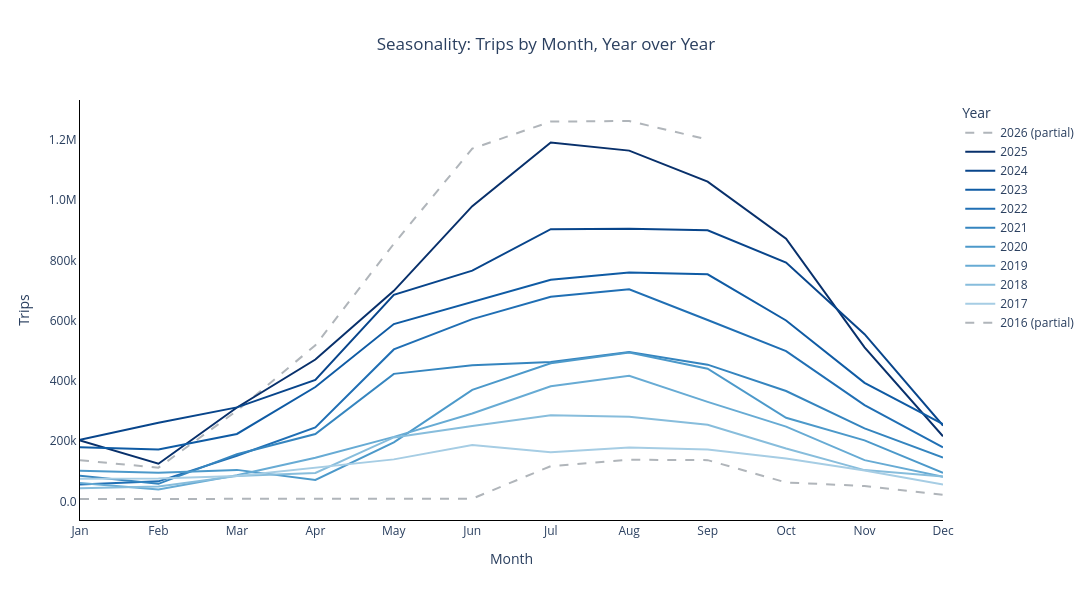

This figure's notebook cell:
### Code cell
def fmt_trips(v):
    return f"{v / 1e6:.1f}M" if v >= 1_000_000 else f"{v / 1e3:.0f}k"

fig_seasonality = go.Figure()

# descending by year, not by value - unified hover keeps one fixed row order for every
# hovered month, and trips have grown roughly monotonically year over year, so this
# puts the highest values on top for most months
for year in sorted(seasonality['year'].unique(), reverse=True):
    yearly = seasonality[seasonality['year'] == year].sort_values('calendar_month')
    incomplete = year in (2016, 2026)
    label = f"{year}{' (partial)' if incomplete else ''}"
    fig_seasonality.add_trace(go.Scatter(
        x=yearly['calendar_month'].map(lambda m: MONTH_NAMES[m - 1]),
        y=yearly['nr_trips'],
        text=[fmt_trips(v) for v in yearly['nr_trips']],
        mode='lines',
        name=label,
        line=dict(color=year_colors[year], width=2, dash='dash' if incomplete else 'solid'),
        hovertemplate=f'{label} - %{{text}}<extra></extra>',
    ))

fig_seasonality.update_layout(
    title=dict(text='Seasonality: Trips by Month, Year over Year', x=0.5),
    xaxis=dict(
        title='Month', showgrid=False, showline=True, linecolor='black',
        categoryorder='array', categoryarray=MONTH_NAMES,
        showspikes=True, spikemode='across', spikesnap='cursor',
        spikedash='dot', spikethickness=1, spikecolor='#888888',
    ),
    yaxis=dict(title='Trips', showgrid=False, tickformat='.2s', showline=True, linecolor='black'),
    legend=dict(title='Year'),
    hovermode='x unified',
    hoverlabel=dict(bgcolor='#FFF8E7', bordercolor='#D9A440', font=dict(color='#1a1a1a', size=13)),
    plot_bgcolor='white',
    paper_bgcolor='white',
    width=1100,
    height=600,
)

fig_seasonality

### Figure 1 — Plotly figure (JSON) as saved in the notebook; plotly's stock layout.template omitted (floating-point values rounded to 4 significant figures)
{"data": [{"hovertemplate": "2026 (partial) - %{text}<extra></extra>", "line": {"color": "#B0B5BA", "dash": "dash", "width": 2}, "mode": "lines", "name": "2026 (partial)", "text": ["137k", "112k", "301k", "518k", "855k", "1.2M", "1.3M", "1.3M", "1.2M"], "type": "scatter", "x": ["Jan", "Feb", "Mar", "Apr", "May", "Jun", "Jul", "Aug", "Sep"], "y": [136989, 112397, 301152, 518371, 854986, 1170756, 1260391, 1262404, 1201046]}, {"hovertemplate": "2025 - %{text}<extra></extra>", "line": {"color": "rgb(8, 48, 107)", "dash": "solid", "width": 2}, "mode": "lines", "name": "2025", "text": ["203k", "125k", "312k", "471k", "699k", "980k", "1.2M", "1.2M", "1.1M", "872k", "512k", "217k"], "type": "scatter", "x": ["Jan", "Feb", "Mar", "Apr", "May", "Jun", "Jul", "Aug", "Sep", "Oct", "Nov", "Dec"], "y": [202780, 125374, 311903, 471199, 699002, 979845, 1191278, 1164157, 1061453, 871899, 511548, 216603]}, {"hovertemplate": "2024 - %{text}<extra></extra>", "line": {"color": "rgb(8, 69, 139)", "dash": "solid", "width": 2}, "mode": "lines", "name": "2024", "text": ["205k", "262k", "312k", "403k", "686k", "766k", "904k", "905k", "900k", "793k", "555k", "252k"], "type": "scatter", "x": ["Jan", "Feb", "Mar", "Apr", "May", "Jun", "Jul", "Aug", "Sep", "Oct", "Nov", "Dec"], "y": [204696, 261542, 312303, 403352, 685651, 766118, 903573, 905173, 899886, 792841, 555310, 251776]}, {"hovertemplate": "2023 - %{text}<extra></extra>", "line": {"color": "rgb(15, 91, 164)", "dash": "solid", "width": 2}, "mode": "lines", "name": "2023", "text": ["180k", "173k", "224k", "380k", "589k", "663k", "735k", "760k", "754k", "601k", "394k", "257k"], "type": "scatter", "x": ["Jan", "Feb", "Mar", "Apr", "May", "Jun", "Jul", "Aug", "Sep", "Oct", "Nov", "Dec"], "y": [179885, 172640, 224310, 379996, 588817, 663269, 735443, 759576, 753739, 600640, 393624, 256806]}, {"hovertemplate": "2022 - %{text}<extra></extra>", "line": {"color": "rgb(32, 111, 180)", "dash": "solid", "width": 2}, "mode": "lines", "name": "2022", "text": ["57k", "67k", "152k", "246k", "505k", "605k", "680k", "704k", "602k", "499k", "320k", "180k"], "type": "scatter", "x": ["Jan", "Feb", "Mar", "Apr", "May", "Jun", "Jul", "Aug", "Sep", "Oct", "Nov", "Dec"], "y": [56559, 66913, 151837, 245773, 504578, 605169, 679627, 704419, 602134, 499217, 319854, 179798]}, {"hovertemplate": "2021 - %{text}<extra></extra>", "line": {"color": "rgb(53, 133, 191)", "dash": "solid", "width": 2}, "mode": "lines", "name": "2021", "text": ["86k", "59k", "157k", "224k", "424k", "452k", "463k", "496k", "454k", "367k", "243k", "146k"], "type": "scatter", "x": ["Jan", "Feb", "Mar", "Apr", "May", "Jun", "Jul", "Aug", "Sep", "Oct", "Nov", "Dec"], "y": [85857, 58785, 157141, 224023, 423517, 452034, 462932, 496257, 454147, 366609, 242641, 145663]}, {"hovertemplate": "2020 - %{text}<extra></extra>", "line": {"color": "rgb(76, 153, 202)", "dash": "solid", "width": 2}, "mode": "lines", "name": "2020", "text": ["102k", "95k", "105k", "72k", "196k", "370k", "459k", "494k", "441k", "278k", "203k", "95k"], "type": "scatter", "x": ["Jan", "Feb", "Mar", "Apr", "May", "Jun", "Jul", "Aug", "Sep", "Oct", "Nov", "Dec"], "y": [102148, 95183, 105041, 71775, 196216, 370283, 458640, 494095, 440515, 277701, 202844, 94943]}, {"hovertemplate": "2019 - %{text}<extra></extra>", "line": {"color": "rgb(103, 171, 212)", "dash": "solid", "width": 2}, "mode": "lines", "name": "2019", "text": ["61k", "40k", "88k", "145k", "215k", "292k", "382k", "417k", "331k", "249k", "137k", "82k"], "type": "scatter", "x": ["Jan", "Feb", "Mar", "Apr", "May", "Jun", "Jul", "Aug", "Sep", "Oct", "Nov", "Dec"], "y": [61459, 40055, 87540, 145147, 214606, 291915, 382232, 417385, 330710, 248646, 137365, 82388]}, {"hovertemplate": "2018 - %{text}<extra></extra>", "line": {"color": "rgb(135, 189, 220)", "dash": "solid", "width": 2}, "mode": "lines", "name": "2018", "text": ["44k", "50k", "85k", "95k", "213k", "251k", "286k", "281k", "255k", "176k", "104k", "83k"], "type": "scatter", "x": ["Jan", "Feb", "Mar", "Apr", "May", "Jun", "Jul", "Aug", "Sep", "Oct", "Nov", "Dec"], "y": [43859, 49731, 84969, 94783, 212750, 250837, 286316, 281219, 255001, 175879, 104287, 83324]}, {"hovertemplate": "2017 - %{text}<extra></extra>", "line": {"color": "rgb(166, 205, 228)", "dash": "solid", "width": 2}, "mode": "lines", "name": "2017", "text": ["76k", "76k", "85k", "112k", "140k", "187k", "164k", "180k", "173k", "143k", "103k", "56k"], "type": "scatter", "x": ["Jan", "Feb", "Mar", "Apr", "May", "Jun", "Jul", "Aug", "Sep", "Oct", "Nov", "Dec"], "y": [75535, 76085, 84602, 111515, 139897, 187251, 163552, 179626, 172592, 142706, 102749, 56256]}, {"hovertemplate": "2016 (partial) - %{text}<extra></extra>", "line": {"color": "#B0B5BA", "dash": "dash", "width": 2}, "mode": "lines", "name": "2016 (partial)", "text": ["8k", "9k", "9k", "9k", "10k", "10k", "117k", "139k", "137k", "63k", "52k", "23k"], "type": "scatter", "x": ["Jan", "Feb", "Mar", "Apr", "May", "Jun", "Jul", "Aug", "Sep", "Oct", "Nov", "Dec"], "y": [8431, 8572, 8868, 9469, 9691, 9580, 117485, 138590, 137384, 63349, 51590, 22521]}], "layout": {"height": 600, "hoverlabel": {"bgcolor": "#FFF8E7", "bordercolor": "#D9A440", "font": {"color": "#1a1a1a", "size": 13}}, "hovermode": "x unified", "legend": {"title": {"text": "Year"}}, "paper_bgcolor": "white", "plot_bgcolor": "white", "title": {"text": "Seasonality: Trips by Month, Year over Year", "x": 0.5}, "width": 1100, "xaxis": {"categoryarray": ["Jan", "Feb", "Mar", "Apr", "May", "Jun", "Jul", "Aug", "Sep", "Oct", "Nov", "Dec"], "categoryorder": "array", "linecolor": "black", "showgrid": false, "showline": true, "showspikes": true, "spikecolor": "#888888", "spikedash": "dot", "spikemode": "across", "spikesnap": "cursor", "spikethickness": 1, "title": {"text": "Month"}}, "yaxis": {"linecolor": "black", "showgrid": false, "showline": true, "tickformat": ".2s", "title": {"text": "Trips"}}}}
